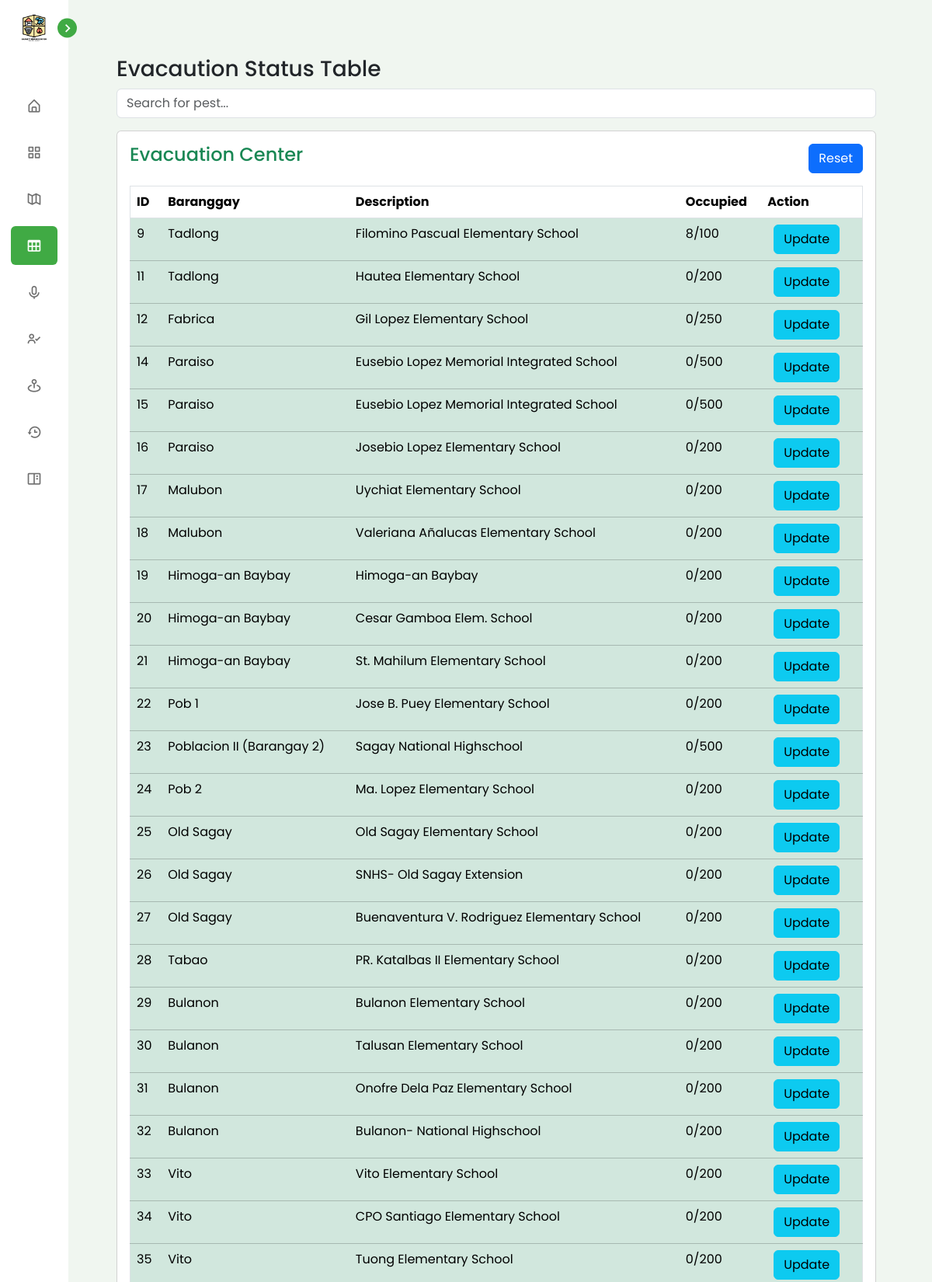
The page /view/pages/admin/table.php (signed in, upper part) on the database its author committed.
### tables this page shows
CREATE TABLE `tbl_evacuation_location` (
  `id` int(11) NOT NULL,
  `location_id` varchar(255) NOT NULL,
  `location_name` varchar(255) NOT NULL,
  `location_description` varchar(255) NOT NULL,
  `location_latitude` varchar(255) NOT NULL,
  `location_longhitude` varchar(255) NOT NULL,
  `location_current_no_of_evacuue` int(255) NOT NULL,
  `location_max_accommodate` int(255) NOT NULL,
  `facilitator_id` int(255) NOT NULL
);

### connection/connection.php (called while the page is built, shortened)
<?php
class config {
    public function __construct(){
        $dsn = "mysql:host=".H.";dbname=".DB;
        $username = U;
        $password = P;
        try {
            $this->pdo = new PDO($dsn, $username, $password);
        } catch (PDOException $e) {
            die("Connection failed: " . $e->getMessage());
        }
    }
}
?>

### controller/EvacuationController.php (called while the page is built, shortened)
<?php
    require_once('../../../services/EvacuationServices.php');
    $evacuationService = new EvacuationServices();
?>

### services/EvacuationServices.php (called while the page is built, shortened)
<?php
require_once("../../../connection/connection.php");
class EvacuationServices extends config {
    public function getEvacuationStatus() {
        try {
            $query = "SELECT `id`, `location_id`, `location_name`, `location_description`, `location_latitude`, `location_longhitude`, `location_current_no_of_evacuue`, `location_max_accommodate` FROM `tbl_evacuation_location` WHERE 1";
            $stmt = $this->pdo->prepare($query);
            $stmt->execute();
            $calamities =  $stmt->fetchAll(PDO::FETCH_ASSOC);
            return $calamities;
        } catch (PDOException $e) {
            echo "Error: " . $e->getMessage();
        }
    }
}
?>

### view/pages/admin/table.php (the view, shortened to what this page needs)
<?php
require_once('../../../controller/EvacuationController.php');
$evacautionStatus = $evacuationService->getEvacuationStatus();
?>
<?php require_once('../../components/header.php')?>
<div class="p-2 p-md-5">
    <div class="p-0">
        <h3 class="text-dark">Evacaution Status Table</h3>
        <div class="mb-3">
            <input type="text" id="searchInput" class="form-control" placeholder="Search for pest...">
        </div>
        <div class="table-responsive card p-3">
            <div class="d-flex justify-content-between">
                <h4 class="text-success">Evacuation Center</h4>
                <button type="button" class="btn btn-primary mb-3" data-bs-toggle="modal" data-bs-target="#resetModal">
                    Reset
                </button>
            </div>
            <table border="1" class="table p-3" id="pestData">
                <thead>
                    <tr>
                        <th>ID</th>
                        <th>Baranggay</th>
                        <th>Description</th>
                        <th>Occupied</th>
                        <th>Action</th>
                    </tr>
                </thead>
                <tbody>
                    <?php if (!empty($evacautionStatus)): ?>
                        <?php foreach ($evacautionStatus as $evacaution): ?>
                            <tr
                            class="<?php
                                        $percentage = 0;
                                        if ($evacaution['location_max_accommodate'] > 0) {
                                            $percentage = ($evacaution['location_current_no_of_evacuue'] / $evacaution['location_max_accommodate']) * 100;
                                        }
                                        if ($percentage <= 50) {
                                            echo 'table-success';
                                        } elseif ($percentage <= 75) {
                                            echo 'table-info';
                                        } elseif ($percentage <= 99) {
                                            echo 'table-warning';
                                        } else {
                                            echo 'table-danger';
                                        }
                                    ?>
                                    ">
                                <td><?php echo htmlspecialchars($evacaution['id']); ?></td>
                                <td><?php echo htmlspecialchars($evacaution['location_name']); ?></td>
                                <td><?php echo htmlspecialchars($evacaution['location_description']); ?></td>
                                <td><?php echo htmlspecialchars($evacaution['location_current_no_of_evacuue'].'/'.$evacaution['location_max_accommodate']); ?></td>
                                <td>
                                    <button type="button" class="btn btn-info mx-0 mx-md-2 my-1 my-md-0"
                                        data-bs-toggle="modal"
                                        data-bs-target="#updateModal"
                                        data-bs-id="<?php echo htmlspecialchars($evacaution['id']); ?>"
                                        data-bs-brgy="<?php echo htmlspecialchars($evacaution['location_name']); ?>"
                                        data-bs-current="<?php echo htmlspecialchars($evacaution['location_current_no_of_evacuue']); ?>"
                                        data-bs-max="<?php echo htmlspecialchars($evacaution['location_max_accommodate']); ?>">
                                        Update
                                    </button>
                                </td>
                            </tr>
                        <?php endforeach; ?>
                    <?php else: ?>
                        <tr>
                            <td colspan="6" class="text-center">No records found.</td>
                        </tr>
                    <?php endif; ?>
                </tbody>
            </table>
        </div>
    </div>
</div>
<?php require_once('../../components/footer.php')?>

### view/css/sidebar.css (style rules this page uses)
* { margin: 0; padding: 0; box-sizing: border-box; font-family: 'Poppins', sans-serif; }
:root { --body-color: #f0f6f0; --sidebar-color: #FFF; --primary-color: #40aa44; --primary-color-light: #fffbf5; --toggle-color: #DDD; --text-color: #707070; --tran-03: all 0.2s ease; --tran-03: all 0.3s ease; --tran-04: all 0.3s ease; --tran-05: all 0.3s ease; }
body { min-height: 100vh; background-color: var(--body-color); transition: var(--tran-05); }

### rows shown on the page
tbl_evacuation_location: id "9", location_name "Tadlong", location_description "Filomino Pascual Elementary School", location_current_no_of_evacuue+location_max_accommodate "8/100"
tbl_evacuation_location: id "11", location_name "Tadlong", location_description "Hautea Elementary School", location_current_no_of_evacuue+location_max_accommodate "0/200"
tbl_evacuation_location: id "12", location_name "Fabrica", location_description "Gil Lopez Elementary School", location_current_no_of_evacuue+location_max_accommodate "0/250"
tbl_evacuation_location: id "14", location_name "Paraiso", location_description "Eusebio Lopez Memorial Integrated School", location_current_no_of_evacuue+location_max_accommodate "0/500"
tbl_evacuation_location: id "15", location_name "Paraiso", location_description "Eusebio Lopez Memorial Integrated School", location_current_no_of_evacuue+location_max_accommodate "0/500"
tbl_evacuation_location: id "16", location_name "Paraiso", location_description "Josebio Lopez Elementary School", location_current_no_of_evacuue+location_max_accommodate "0/200"
tbl_evacuation_location: id "17", location_name "Malubon", location_description "Uychiat Elementary School", location_current_no_of_evacuue+location_max_accommodate "0/200"
tbl_evacuation_location: id "18", location_name "Malubon", location_description "Valeriana Añalucas Elementary School", location_current_no_of_evacuue+location_max_accommodate "0/200"
tbl_evacuation_location: id "19", location_name "Himoga-an Baybay", location_description "Himoga-an Baybay", location_current_no_of_evacuue+location_max_accommodate "0/200"
tbl_evacuation_location: id "20", location_name "Himoga-an Baybay", location_description "Cesar Gamboa Elem. School", location_current_no_of_evacuue+location_max_accommodate "0/200"
tbl_evacuation_location: id "21", location_name "Himoga-an Baybay", location_description "St. Mahilum Elementary School", location_current_no_of_evacuue+location_max_accommodate "0/200"
tbl_evacuation_location: id "22", location_name "Pob 1", location_description "Jose B. Puey Elementary School", location_current_no_of_evacuue+location_max_accommodate "0/200"
tbl_evacuation_location: id "23", location_name "Poblacion II (Barangay 2)", location_description "Sagay National Highschool", location_current_no_of_evacuue+location_max_accommodate "0/500"
tbl_evacuation_location: id "24", location_name "Pob 2", location_description "Ma. Lopez Elementary School", location_current_no_of_evacuue+location_max_accommodate "0/200"
tbl_evacuation_location: id "25", location_name "Old Sagay", location_description "Old Sagay Elementary School", location_current_no_of_evacuue+location_max_accommodate "0/200"
tbl_evacuation_location: id "26", location_name "Old Sagay", location_description "SNHS- Old Sagay Extension", location_current_no_of_evacuue+location_max_accommodate "0/200"
tbl_evacuation_location: id "27", location_name "Old Sagay", location_description "Buenaventura V. Rodriguez Elementary School", location_current_no_of_evacuue+location_max_accommodate "0/200"
tbl_evacuation_location: id "28", location_name "Tabao", location_description "PR. Katalbas II Elementary School", location_current_no_of_evacuue+location_max_accommodate "0/200"
tbl_evacuation_location: id "29", location_name "Bulanon", location_description "Bulanon Elementary School", location_current_no_of_evacuue+location_max_accommodate "0/200"
tbl_evacuation_location: id "30", location_name "Bulanon", location_description "Talusan Elementary School", location_current_no_of_evacuue+location_max_accommodate "0/200"
tbl_evacuation_location: id "31", location_name "Bulanon", location_description "Onofre Dela Paz Elementary School", location_current_no_of_evacuue+location_max_accommodate "0/200"
tbl_evacuation_location: id "32", location_name "Bulanon", location_description "Bulanon- National Highschool", location_current_no_of_evacuue+location_max_accommodate "0/200"
tbl_evacuation_location: id "33", location_name "Vito", location_description "Vito Elementary School", location_current_no_of_evacuue+location_max_accommodate "0/200"
tbl_evacuation_location: id "34", location_name "Vito", location_description "CPO Santiago Elementary School", location_current_no_of_evacuue+location_max_accommodate "0/200"
tbl_evacuation_location: id "35", location_name "Vito", location_description "Tuong Elementary School", location_current_no_of_evacuue+location_max_accommodate "0/200"
